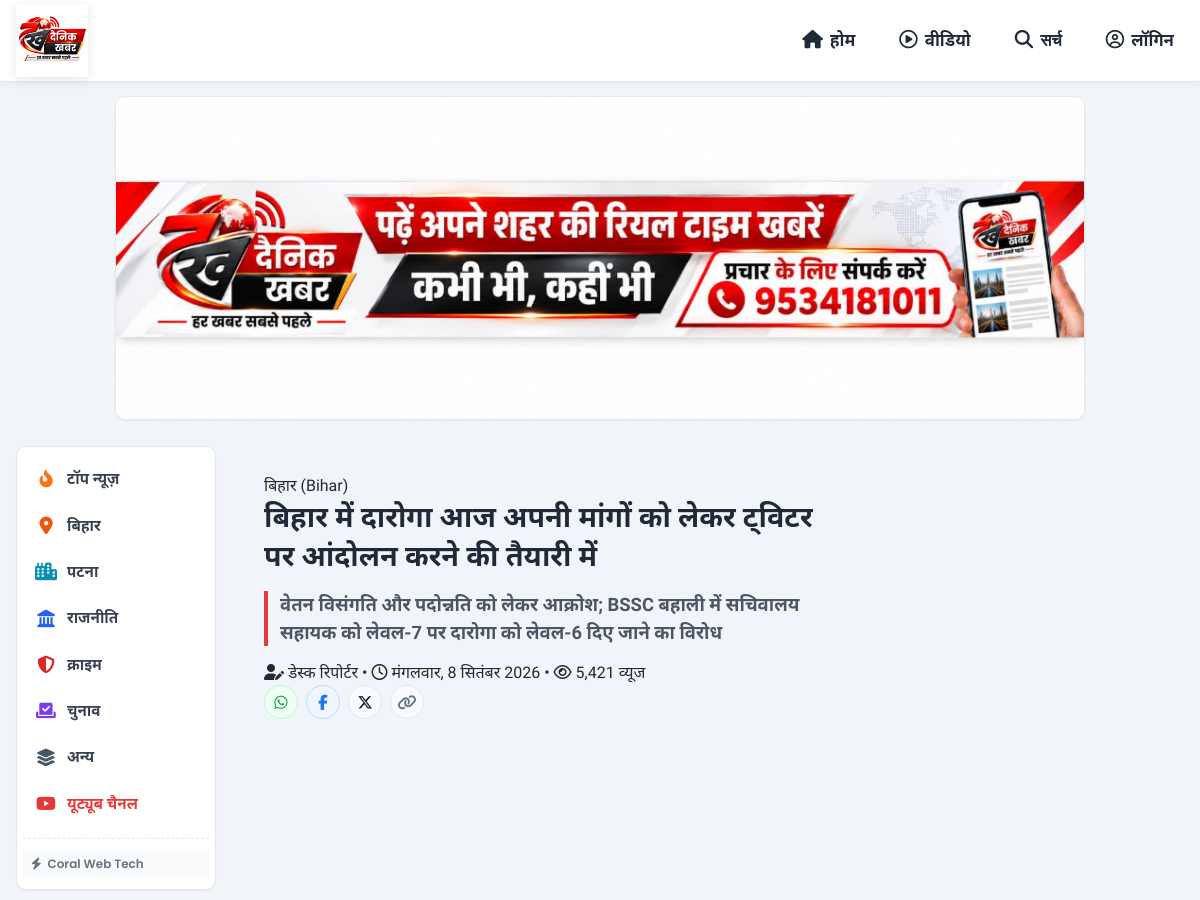
Before: /article.php?slug=bihar-police-daroga-si-twitter-x-andolan-vetan-visangati (upper part) with the older database file.
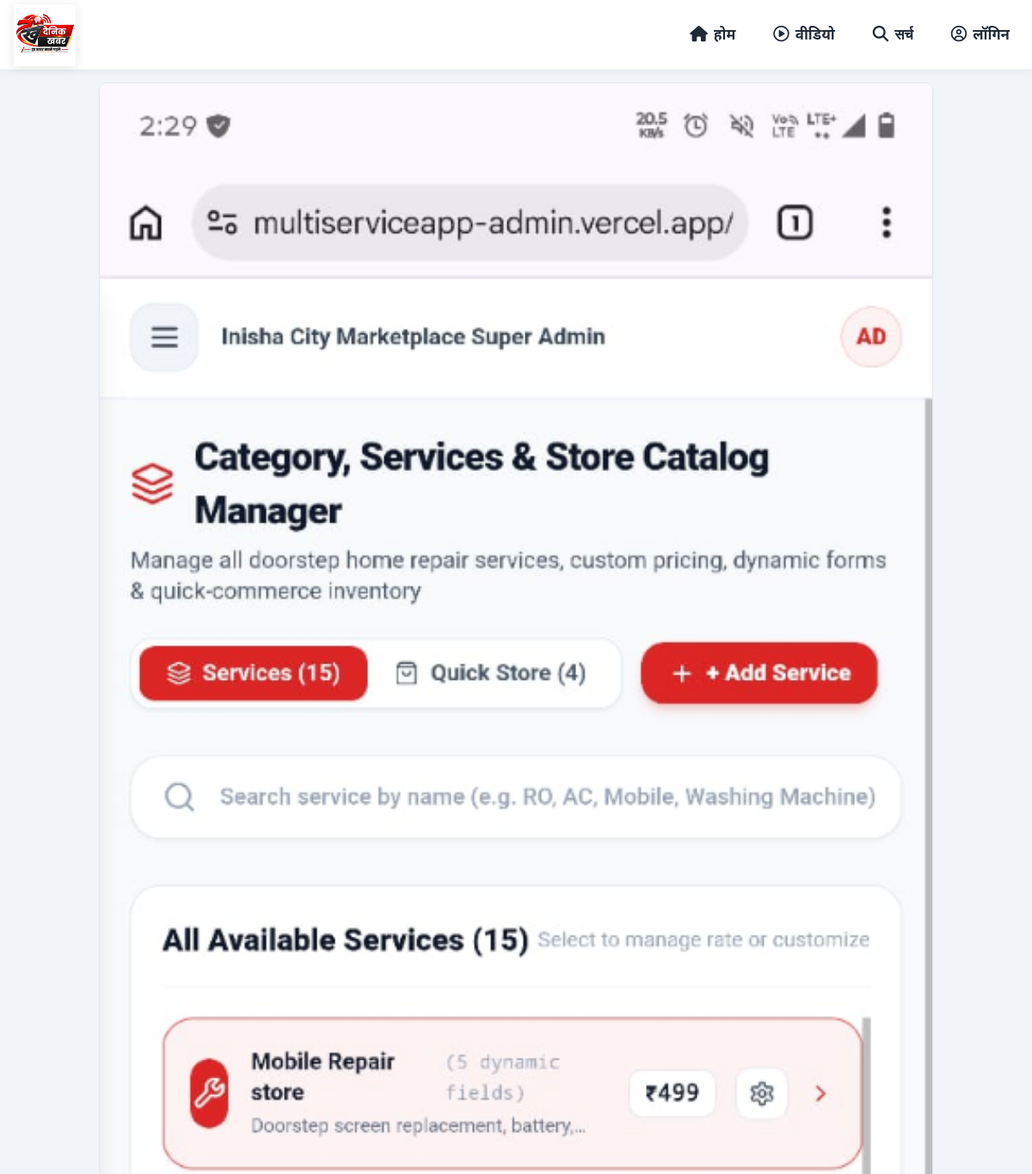
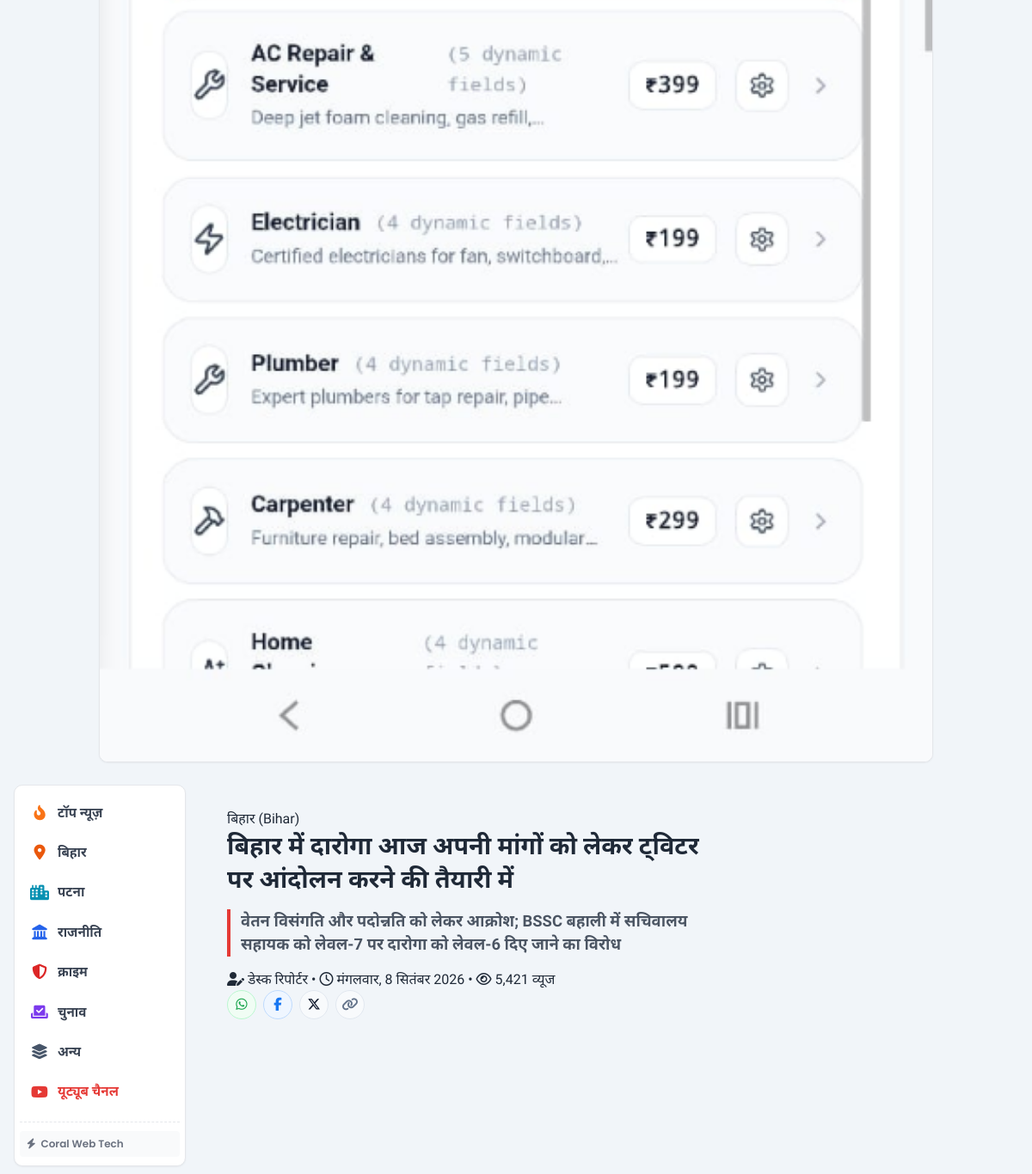
After: the same page with the newer database file (2 pictures, top to bottom).
### tables this page shows
CREATE TABLE `ads` (
  `id` INT AUTO_INCREMENT PRIMARY KEY,
  `title` VARCHAR(150) NOT NULL,
  `position` ENUM('top_header_banner', 'sidebar_banner', 'infeed_banner') NOT NULL DEFAULT 'top_header_banner',
  `image_url` VARCHAR(255) NOT NULL,
  `link_url` VARCHAR(255) NOT NULL,
  `status` TINYINT(1) DEFAULT 1,
  `created_at` TIMESTAMP DEFAULT CURRENT_TIMESTAMP
);

### article.php (the view, shortened to what the changed rows need)
<?php
require_once __DIR__ . '/includes/functions.php';
$slug = trim($_GET['slug'] ?? ($_GET['id'] ?? ''));
if (is_numeric($slug)) {
    $stmt = $pdo->prepare("
        SELECT n.*, c.name AS category_name, c.slug AS category_slug
        FROM news n
        JOIN categories c ON n.category_id = c.id
        WHERE n.slug = :slug OR n.id = :id_val
        LIMIT 1
    ");
    $stmt->execute([':slug' => $slug, ':id_val' => (int)$slug]);
} else {
    $stmt = $pdo->prepare("
        SELECT n.*, c.name AS category_name, c.slug AS category_slug
        FROM news n
        JOIN categories c ON n.category_id = c.id
        WHERE n.slug = :slug
        LIMIT 1
    ");
    $stmt->execute([':slug' => $slug]);
}
$article = $stmt->fetch();
require_once __DIR__ . '/includes/header.php';
?>
<div class="bhaskar-page-body">
  <div class="container">
    <div class="bhaskar-grid-3col">
      <main class="bhaskar-main-feed">
        <article class="bhaskar-story-card" style="padding: 28px;">
          <div class="bhaskar-story-header">
            <h1 class="bhaskar-headline" style="font-size: 1.8rem; line-height: 1.35;">
              <?= htmlspecialchars($article['headline']) ?>
            </h1>
          </div>
          <?= render_media_container($article['media_type'], $article['media_url'], $article['headline'], $article['content'], $article['thumbnail_url'] ?? '') ?>
    </div>
  </div>
<?php
require_once __DIR__ . '/includes/footer.php';
?>

### includes/header.php (shortened to what the changed rows need)
<?php
require_once __DIR__ . '/functions.php';
$topLeaderboardAd = get_top_leaderboard_ad($pdo);
?>
<!DOCTYPE html>
<html lang="hi" dir="ltr">
<head>
  <link rel="stylesheet" href="https://cdnjs.cloudflare.com/ajax/libs/font-awesome/6.5.1/css/all.min.css">
  <link rel="stylesheet" href="<?= ASSETS_URL ?>css/style.css?v=<?= time() ?>">
  <link rel="stylesheet" href="<?= ASSETS_URL ?>css/responsive.css?v=<?= time() ?>">
</head>
<body>
  <div class="bhaskar-top-ad-wrapper">
    <div class="container">
      <div class="bhaskar-ad-banner-slot">
        <?php if ($topLeaderboardAd && !empty($topLeaderboardAd['image_url'])): ?>
          <a href="<?= htmlspecialchars(!empty($topLeaderboardAd['link_url']) ? $topLeaderboardAd['link_url'] : 'tel:+919534181011') ?>" target="_blank" rel="sponsored noopener">
            <img src="<?= get_ad_image_url($topLeaderboardAd['image_url']) ?>?v=<?= time() ?>" alt="<?= htmlspecialchars($topLeaderboardAd['title'] ?? 'दैनिक खबर विज्ञापन') ?>" class="bhaskar-running-ad-img">
          </a>
        <?php else: ?>
          <a href="tel:+919534181011" target="_blank" rel="noopener">
            <img src="<?= ASSETS_URL ?>images/top_banner_ad.png?v=<?= time() ?>" alt="दैनिक खबर विज्ञापन" class="bhaskar-running-ad-img">
          </a>
        <?php endif; ?>
      </div>
    </div>
  </div>

Changed rows visible on the page:
changed ads: image_url: a different picture
